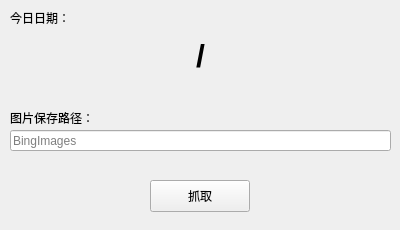
<?xml version="1.0" encoding="UTF-8"?>
<ui version="4.0">
 <class>Form</class>
 <widget class="QWidget" name="Form">
  <property name="geometry">
   <rect>
    <x>0</x>
    <y>0</y>
    <width>400</width>
    <height>230</height>
   </rect>
  </property>
  <property name="minimumSize">
   <size>
    <width>400</width>
    <height>230</height>
   </size>
  </property>
  <property name="maximumSize">
   <size>
    <width>400</width>
    <height>230</height>
   </size>
  </property>
  <property name="windowTitle">
   <string>Form</string>
  </property>
  <widget class="QLabel" name="label">
   <property name="geometry">
    <rect>
     <x>10</x>
     <y>10</y>
     <width>61</width>
     <height>16</height>
    </rect>
   </property>
   <property name="text">
    <string>今日日期：</string>
   </property>
  </widget>
  <widget class="QLabel" name="today">
   <property name="geometry">
    <rect>
     <x>10</x>
     <y>30</y>
     <width>381</width>
     <height>51</height>
    </rect>
   </property>
   <property name="font">
    <font>
     <pointsize>24</pointsize>
     <bold>true</bold>
    </font>
   </property>
   <property name="text">
    <string>/</string>
   </property>
   <property name="alignment">
    <set>Qt::AlignCenter</set>
   </property>
  </widget>
  <widget class="QLabel" name="label_2">
   <property name="geometry">
    <rect>
     <x>10</x>
     <y>110</y>
     <width>91</width>
     <height>16</height>
    </rect>
   </property>
   <property name="text">
    <string>图片保存路径：</string>
   </property>
  </widget>
  <widget class="QLineEdit" name="save_addr">
   <property name="geometry">
    <rect>
     <x>10</x>
     <y>130</y>
     <width>381</width>
     <height>21</height>
    </rect>
   </property>
   <property name="placeholderText">
    <string>BingImages</string>
   </property>
  </widget>
  <widget class="QPushButton" name="catch_button">
   <property name="geometry">
    <rect>
     <x>150</x>
     <y>180</y>
     <width>100</width>
     <height>32</height>
    </rect>
   </property>
   <property name="text">
    <string>抓取</string>
   </property>
  </widget>
  <widget class="QLabel" name="status">
   <property name="geometry">
    <rect>
     <x>170</x>
     <y>160</y>
     <width>58</width>
     <height>16</height>
    </rect>
   </property>
   <property name="text">
    <string/>
   </property>
   <property name="alignment">
    <set>Qt::AlignCenter</set>
   </property>
  </widget>
 </widget>
 <resources/>
 <connections/>
</ui>
